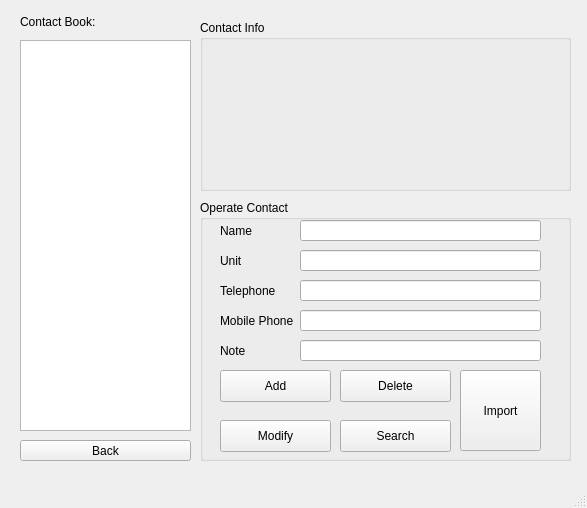
<?xml version="1.0" encoding="UTF-8"?>
<ui version="4.0">
 <class>MainWindow</class>
 <widget class="QMainWindow" name="MainWindow">
  <property name="geometry">
   <rect>
    <x>0</x>
    <y>0</y>
    <width>587</width>
    <height>508</height>
   </rect>
  </property>
  <property name="windowTitle">
   <string>Contact Book</string>
  </property>
  <widget class="QWidget" name="centralwidget">
   <widget class="QListWidget" name="listWidget_databeans">
    <property name="geometry">
     <rect>
      <x>20</x>
      <y>40</y>
      <width>171</width>
      <height>391</height>
     </rect>
    </property>
   </widget>
   <widget class="QGroupBox" name="groupBox_OperateContact">
    <property name="geometry">
     <rect>
      <x>200</x>
      <y>200</y>
      <width>371</width>
      <height>261</height>
     </rect>
    </property>
    <property name="title">
     <string>Operate Contact</string>
    </property>
    <widget class="QLabel" name="label">
     <property name="geometry">
      <rect>
       <x>20</x>
       <y>20</y>
       <width>81</width>
       <height>21</height>
      </rect>
     </property>
     <property name="layoutDirection">
      <enum>Qt::RightToLeft</enum>
     </property>
     <property name="text">
      <string>Name</string>
     </property>
     <property name="alignment">
      <set>Qt::AlignLeading|Qt::AlignLeft|Qt::AlignVCenter</set>
     </property>
    </widget>
    <widget class="QLineEdit" name="lineEdit_operateContact_Name">
     <property name="geometry">
      <rect>
       <x>100</x>
       <y>20</y>
       <width>241</width>
       <height>21</height>
      </rect>
     </property>
    </widget>
    <widget class="QLabel" name="label_2">
     <property name="geometry">
      <rect>
       <x>20</x>
       <y>50</y>
       <width>31</width>
       <height>21</height>
      </rect>
     </property>
     <property name="text">
      <string>Unit</string>
     </property>
    </widget>
    <widget class="QLineEdit" name="lineEdit_operateContact_Unit">
     <property name="geometry">
      <rect>
       <x>100</x>
       <y>50</y>
       <width>241</width>
       <height>21</height>
      </rect>
     </property>
    </widget>
    <widget class="QLabel" name="label_3">
     <property name="geometry">
      <rect>
       <x>20</x>
       <y>80</y>
       <width>61</width>
       <height>21</height>
      </rect>
     </property>
     <property name="text">
      <string>Telephone</string>
     </property>
    </widget>
    <widget class="QLineEdit" name="lineEdit_operateContact_Telephone">
     <property name="geometry">
      <rect>
       <x>100</x>
       <y>80</y>
       <width>241</width>
       <height>21</height>
      </rect>
     </property>
    </widget>
    <widget class="QLabel" name="label_4">
     <property name="geometry">
      <rect>
       <x>20</x>
       <y>110</y>
       <width>81</width>
       <height>21</height>
      </rect>
     </property>
     <property name="text">
      <string>Mobile Phone</string>
     </property>
    </widget>
    <widget class="QLineEdit" name="lineEdit_operateContact_MobilePhone">
     <property name="geometry">
      <rect>
       <x>100</x>
       <y>110</y>
       <width>241</width>
       <height>21</height>
      </rect>
     </property>
    </widget>
    <widget class="QPushButton" name="pushButton_AddContact">
     <property name="geometry">
      <rect>
       <x>20</x>
       <y>170</y>
       <width>111</width>
       <height>32</height>
      </rect>
     </property>
     <property name="text">
      <string>Add</string>
     </property>
    </widget>
    <widget class="QPushButton" name="pushButton_ModifyContact">
     <property name="geometry">
      <rect>
       <x>20</x>
       <y>220</y>
       <width>111</width>
       <height>32</height>
      </rect>
     </property>
     <property name="text">
      <string>Modify</string>
     </property>
    </widget>
    <widget class="QPushButton" name="pushButton_DeleteContact">
     <property name="geometry">
      <rect>
       <x>140</x>
       <y>170</y>
       <width>111</width>
       <height>32</height>
      </rect>
     </property>
     <property name="text">
      <string>Delete</string>
     </property>
    </widget>
    <widget class="QPushButton" name="pushButton_SearchContact">
     <property name="geometry">
      <rect>
       <x>140</x>
       <y>220</y>
       <width>111</width>
       <height>32</height>
      </rect>
     </property>
     <property name="text">
      <string>Search</string>
     </property>
    </widget>
    <widget class="QPushButton" name="pushButton_ImportContact">
     <property name="geometry">
      <rect>
       <x>260</x>
       <y>170</y>
       <width>81</width>
       <height>81</height>
      </rect>
     </property>
     <property name="text">
      <string>Import</string>
     </property>
    </widget>
    <widget class="QLabel" name="label_5">
     <property name="geometry">
      <rect>
       <x>20</x>
       <y>140</y>
       <width>81</width>
       <height>21</height>
      </rect>
     </property>
     <property name="text">
      <string>Note</string>
     </property>
    </widget>
    <widget class="QLineEdit" name="lineEdit_operateContact_Note">
     <property name="geometry">
      <rect>
       <x>100</x>
       <y>140</y>
       <width>241</width>
       <height>21</height>
      </rect>
     </property>
    </widget>
   </widget>
   <widget class="QLabel" name="label_ContactBook">
    <property name="geometry">
     <rect>
      <x>20</x>
      <y>10</y>
      <width>171</width>
      <height>24</height>
     </rect>
    </property>
    <property name="text">
     <string>Contact Book:</string>
    </property>
   </widget>
   <widget class="QGroupBox" name="groupBox_2">
    <property name="geometry">
     <rect>
      <x>200</x>
      <y>20</y>
      <width>371</width>
      <height>171</height>
     </rect>
    </property>
    <property name="title">
     <string>Contact Info</string>
    </property>
    <widget class="QLabel" name="label_contact_info">
     <property name="geometry">
      <rect>
       <x>10</x>
       <y>20</y>
       <width>361</width>
       <height>141</height>
      </rect>
     </property>
     <property name="font">
      <font>
       <family>幼圆</family>
       <pointsize>14</pointsize>
      </font>
     </property>
     <property name="text">
      <string/>
     </property>
    </widget>
   </widget>
   <widget class="QPushButton" name="pushButton_ListContact">
    <property name="geometry">
     <rect>
      <x>20</x>
      <y>440</y>
      <width>171</width>
      <height>21</height>
     </rect>
    </property>
    <property name="text">
     <string>Back</string>
    </property>
   </widget>
  </widget>
  <widget class="QMenuBar" name="menubar">
   <property name="geometry">
    <rect>
     <x>0</x>
     <y>0</y>
     <width>587</width>
     <height>21</height>
    </rect>
   </property>
  </widget>
  <widget class="QStatusBar" name="statusbar"/>
 </widget>
 <resources/>
 <connections/>
</ui>
